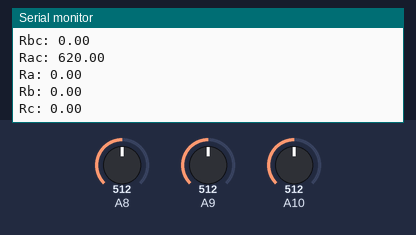
Simulated run of this sketch. Board: Arduino Mega 2560, built with avr-gcc and run on an emulated ATmega2560. On the bench: the last lines printed to the serial monitor. The test bench sets the inputs (shaded band); at power-on: A8 = 512, A9 = 512, A10 = 512.

Above: at 1.8 s.
1.9 s: A8 set to 0
At 2.9 s:
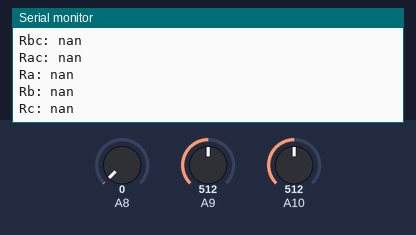
3.5 s: A9 set to 0
6.6 s: A8 set to 122
At 7.9 s:
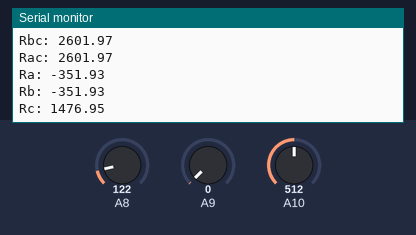
8.1 s: A10 set to 716
At 8.9 s:
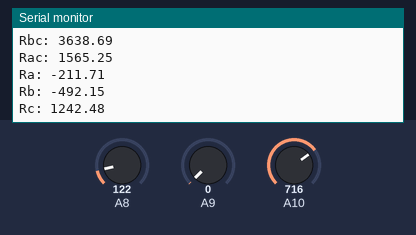
9.6 s: A9 set to 122
At 10.7 s:
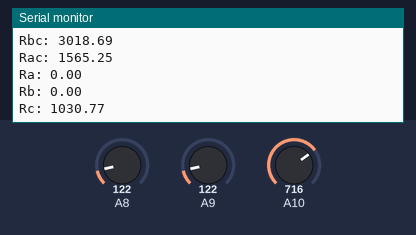
11.1 s: A10 set to 900
At 12.1 s:
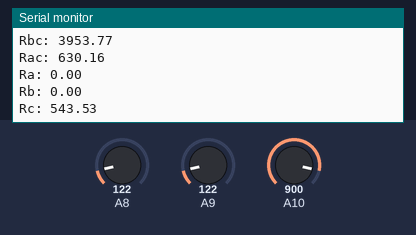
Timing chart, 0 to 13.6 s (numbered marks = the images above; inputs shaded):
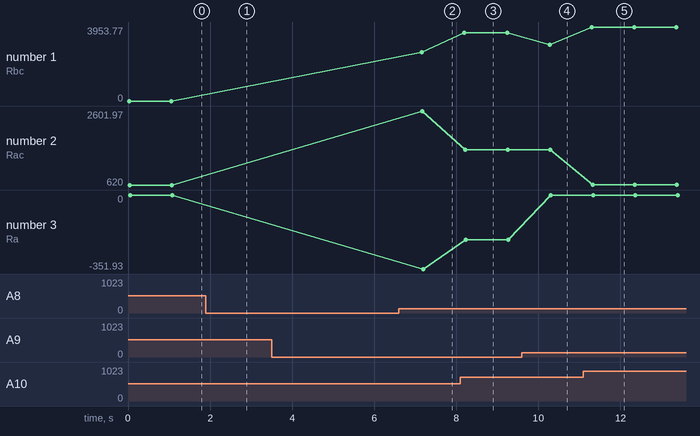

Measured:
- after the input at 1.9 s, the serial monitor: prints a new line after 0.17 s (image 1)
- after the input at 6.6 s, the serial monitor: prints a new line after 0.54 s (image 2)
- after the input at 8.1 s, the serial monitor: prints a new line after 0.10 s (image 3)
- after the input at 9.6 s, the serial monitor: prints a new line after 0.67 s (image 4)
- after the input at 11.1 s, the serial monitor: prints a new line after 0.21 s (image 5)
- plotted number 1: 0 → 2601.97 after the input at 6.6 s, 2601.97 → 3638.69 after the input at 8.1 s, 3638.69 → 3018.69 after the input at 9.6 s, 3018.69 → 3953.77 after the input at 11.1 s
- plotted number 2: 620 → 2601.97 after the input at 6.6 s, 2601.97 → 1565.25 after the input at 8.1 s, 1565.25 → 630.16 after the input at 11.1 s
- plotted number 3: 0 → -351.93 after the input at 6.6 s, -351.93 → -211.71 after the input at 8.1 s, -211.71 → 0 after the input at 9.6 s

The sketch:

MIDTERM-PROJECT.ino
```cpp
int Vin=5;
int ce1=0,
    ce2=0,
    ce3=0;
float Vout1=0,
      Vout2=0,
      Vout3=0;
float r0=620,
      r1=0,
      r2=0,
      r3=0;
float out12=0,
      out23=0,
      out13=0,
      rsum=0;
float buffer=0;

void setup()
{
  Serial.begin(9600);
}

void loop()
{
  ce1=analogRead(A8);
  ce2=analogRead(A9);
  ce3=analogRead(A10);

  Vout1=(ce1*Vin)/1024.0;
  Vout2=(ce2*Vin)/1024.0;
  Vout3=(ce3*Vin)/1024.0;

  r1=r0*((Vout2/Vout1)-1);
  r2=r0*((Vout3/Vout1)-1)-r1;
  r3=r0*((Vin/Vout1)-1)-r1-r2;

  rsum=r1+r2+r3;
  out12=(r1*r2)/rsum;
  out23=(r2*r3)/rsum;
  out13=(r1*r3)/rsum;

  Serial.println();
  Serial.println();
  Serial.println();
  Serial.println();
  Serial.println();
  Serial.println();
  Serial.println();
  Serial.println();
  Serial.println();
  Serial.println();

  Serial.print("Rab: ");
  Serial.println(r1);

  Serial.print("Rbc: ");
  Serial.println(r2);

  Serial.print("Rac: ");
  Serial.println(r3);

  Serial.println();

  Serial.print("Ra: ");
  Serial.println(out13);

  Serial.print("Rb: ");
  Serial.println(out12);

  Serial.print("Rc: ");
  Serial.println(out23);

  delay(1000);
}
```
